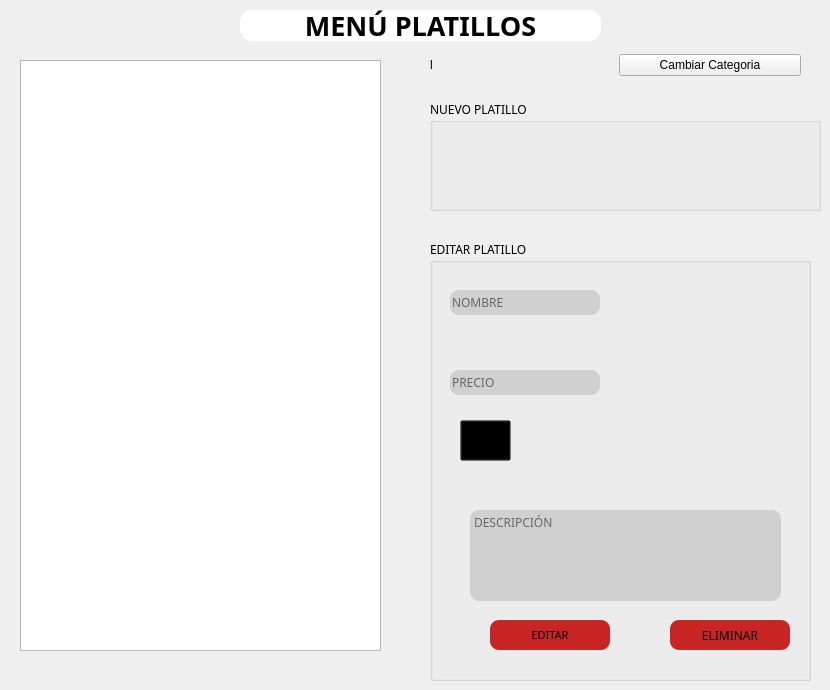
   <widget class="QWidget" name="Gestion_platillo">
    <property name="styleSheet">
     <string notr="true">#Gestion_platillo{
	background-color: rgb(255, 178, 21);}</string>
    </property>
    <widget class="QTableWidget" name="platillos_tableWidget">
     <property name="geometry">
      <rect>
       <x>20</x>
       <y>60</y>
       <width>361</width>
       <height>591</height>
      </rect>
     </property>
     <attribute name="verticalHeaderVisible">
      <bool>false</bool>
     </attribute>
    </widget>
    <widget class="QGroupBox" name="Nuevo_Plato">
     <property name="geometry">
      <rect>
       <x>430</x>
       <y>240</y>
       <width>381</width>
       <height>441</height>
      </rect>
     </property>
     <property name="font">
      <font>
       <family>Calisto MT</family>
      </font>
     </property>
     <property name="title">
      <string>EDITAR PLATILLO</string>
     </property>
     <widget class="QLabel" name="foto_label">
      <property name="geometry">
       <rect>
        <x>190</x>
        <y>10</y>
        <width>191</width>
        <height>171</height>
       </rect>
      </property>
      <property name="text">
       <string/>
      </property>
      <property name="scaledContents">
       <bool>true</bool>
      </property>
     </widget>
     <widget class="QPushButton" name="nfoto_pushButton">
      <property name="geometry">
       <rect>
        <x>30</x>
        <y>180</y>
        <width>51</width>
        <height>41</height>
       </rect>
      </property>
      <property name="styleSheet">
       <string notr="true">background-color: transparent;</string>
      </property>
      <property name="text">
       <string/>
      </property>
      <property name="icon">
       <iconset resource="IMG/imags.qrc">
        <normaloff>:/iconos/foto.png</normaloff>:/iconos/foto.png</iconset>
      </property>
      <property name="iconSize">
       <size>
        <width>50</width>
        <height>50</height>
       </size>
      </property>
     </widget>
     <widget class="QLineEdit" name="nom_lineEdit">
      <property name="geometry">
       <rect>
        <x>20</x>
        <y>50</y>
        <width>150</width>
        <height>25</height>
       </rect>
      </property>
      <property name="font">
       <font>
        <family>Calisto MT</family>
       </font>
      </property>
      <property name="styleSheet">
       <string notr="true">QLineEdit{
background-color:rgb(208, 208, 208);
border:1px;
border-radius:9px;}</string>
      </property>
      <property name="placeholderText">
       <string>NOMBRE</string>
      </property>
     </widget>
     <widget class="QLineEdit" name="precio_lineEdit">
      <property name="geometry">
       <rect>
        <x>20</x>
        <y>130</y>
        <width>150</width>
        <height>25</height>
       </rect>
      </property>
      <property name="font">
       <font>
        <family>Calisto MT</family>
       </font>
      </property>
      <property name="styleSheet">
       <string notr="true">QLineEdit{
background-color:rgb(208, 208, 208);
border:1px;
border-radius:9px;}</string>
      </property>
      <property name="placeholderText">
       <string>PRECIO</string>
      </property>
     </widget>
     <widget class="QTextEdit" name="desc_textEdit">
      <property name="geometry">
       <rect>
        <x>40</x>
        <y>270</y>
        <width>311</width>
        <height>91</height>
       </rect>
      </property>
      <property name="font">
       <font>
        <family>Calisto MT</family>
       </font>
      </property>
      <property name="styleSheet">
       <string notr="true">QTextEdit{
background-color:rgb(208, 208, 208);
border:1px;
border-radius:9px;}</string>
      </property>
      <property name="placeholderText">
       <string>DESCRIPCIÓN</string>
      </property>
     </widget>
     <widget class="QPushButton" name="editarPlato_push">
      <property name="geometry">
       <rect>
        <x>60</x>
        <y>380</y>
        <width>120</width>
        <height>30</height>
       </rect>
      </property>
      <property name="font">
       <font>
        <family>Calisto MT</family>
        <pointsize>8</pointsize>
       </font>
      </property>
      <property name="styleSheet">
       <string notr="true">QPushButton{
border-width: 0px;
border-radius: 9px;
	background: rgb(201, 37, 37);}

QPushButton:hover{
	background: rgba(244,67,54,0.7);
    border-radius: 9px;
	color: white;
    selection-color: white;  
    padding: 2px 4px;

}
</string>
      </property>
      <property name="text">
       <string>EDITAR</string>
      </property>
     </widget>
     <widget class="QPushButton" name="eliminaplatillo_pushButton">
      <property name="geometry">
       <rect>
        <x>240</x>
        <y>380</y>
        <width>120</width>
        <height>30</height>
       </rect>
      </property>
      <property name="font">
       <font>
        <family>Calisto MT</family>
       </font>
      </property>
      <property name="styleSheet">
       <string notr="true">QPushButton{
border-width: 0px;
border-radius: 9px;
	background: rgb(201, 37, 37);}

QPushButton:hover{
	background: rgba(244,67,54,0.7);
    border-radius: 9px;
	color: white;
    selection-color: white;  
    padding: 2px 4px;

}
</string>
      </property>
      <property name="text">
       <string>ELIMINAR</string>
      </property>
     </widget>
    </widget>
    <widget class="QLabel" name="label_18">
     <property name="geometry">
      <rect>
       <x>240</x>
       <y>10</y>
       <width>361</width>
       <height>31</height>
      </rect>
     </property>
     <property name="font">
      <font>
       <family>Calisto MT</family>
       <pointsize>20</pointsize>
       <weight>75</weight>
       <bold>true</bold>
      </font>
     </property>
     <property name="styleSheet">
      <string notr="true">background-color: rgb(255, 255, 255);
border-radius: 12px;</string>
     </property>
     <property name="text">
      <string>MENÚ PLATILLOS</string>
     </property>
     <property name="alignment">
      <set>Qt::AlignCenter</set>
     </property>
    </widget>
    <widget class="QGroupBox" name="Nuevo_Plato_2">
     <property name="geometry">
      <rect>
       <x>430</x>
       <y>100</y>
       <width>391</width>
       <height>111</height>
      </rect>
     </property>
     <property name="font">
      <font>
       <family>Calisto MT</family>
      </font>
     </property>
     <property name="title">
      <string>NUEVO PLATILLO</string>
     </property>
     <widget class="QPushButton" name="Nuevo_platillo_pushButton">
      <property name="geometry">
       <rect>
        <x>120</x>
        <y>30</y>
        <width>131</width>
        <height>61</height>
       </rect>
      </property>
      <property name="text">
       <string/>
      </property>
      <property name="icon">
       <iconset resource="IMG/imags.qrc">
        <normaloff>:/iconos/anadir.png</normaloff>:/iconos/anadir.png</iconset>
      </property>
      <property name="iconSize">
       <size>
        <width>56</width>
        <height>56</height>
       </size>
      </property>
      <property name="flat">
       <bool>true</bool>
      </property>
     </widget>
    </widget>
    <widget class="QWidget" name="layoutWidget">
     <property name="geometry">
      <rect>
       <x>430</x>
       <y>50</y>
       <width>371</width>
       <height>30</height>
      </rect>
     </property>
     <layout class="QHBoxLayout" name="horizontalLayout_2">
      <item>
       <widget class="QLabel" name="Categoria_usada_label">
        <property name="text">
         <string>l</string>
        </property>
       </widget>
      </item>
      <item>
       <widget class="QPushButton" name="volver_categoria_pushButton">
        <property name="text">
         <string>Cambiar Categoria</string>
        </property>
       </widget>
      </item>
     </layout>
    </widget>
   </widget>
